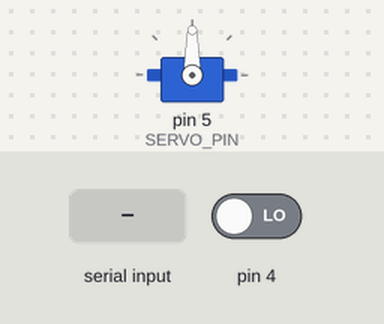
Recording of a sketch running on a simulated Arduino Uno, built with avr-gcc and run on an emulated ATmega328P. Parts: servo. The test bench sets the inputs (shaded band); at power-on: pin 4 LOW.

Above: at 1.2 s.
1.3 s: byte 1 (0x01) received over Serial
At 1.55 s:
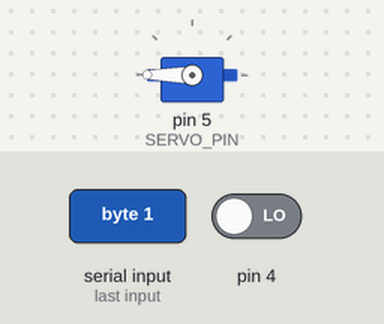
3.2 s: byte 0 (0x00) received over Serial
At 3.45 s:
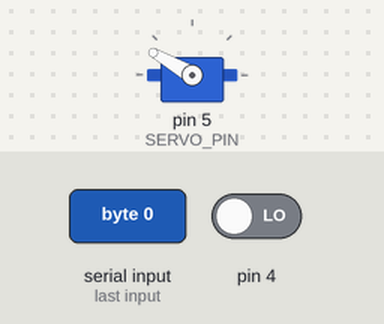
Timing chart, 0 to 6.2 s (numbered marks = the images above; inputs shaded):
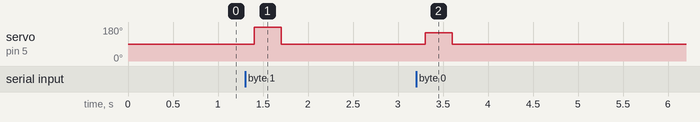

The sketch:

auto_switch_optical_sensor_interrupt.ino
```cpp
#include <MsTimer2.h>
#include <Servo.h>

//definition of pin assgin
#define SERVO_PIN           5
#define VCC_PIN            13

//definition of servo direction for dgree
#define SERVO_DEGREE_ON   180
#define SERVO_DEGREE_OFF  150
#define SERVO_DEGREE_NEU   90

//definition of timer millis
#define SERVO_ON_DELAY   5000
#define SERVO_OFF_DELAY   300
#define CHATTER_DELAY       1

//servo instance
Servo myservo;

void setup() {

  //set up serial port
  Serial.begin(9600);

  //servo initilize
  myservo.attach(SERVO_PIN);
  servoOutputNeutral();

  //optical sensor's power
  pinMode(VCC_PIN, OUTPUT);
  digitalWrite(VCC_PIN, HIGH);

  //interrupt port settings
  DDRD = 0;
  PORTD = 0;

  PCICR |= _BV(PCIE2);
  PCMSK2 = _BV(PCINT20) ;
  sei();

}

ISR(PCINT2_vect)
{

  //It will be called when optical sensor value will be changed
  //prevent fault behabior for chatterring
  //wait 1 msec
  MsTimer2::set(CHATTER_DELAY, wakeup);
  MsTimer2::start();

}

void wakeup () {

  //pin condition
  if(bit_is_set(PIND, 4)) {

    MsTimer2::set(SERVO_ON_DELAY, servoOutputON);
    MsTimer2::start();

  } else {

    MsTimer2::stop();

  }

}

void servoOutputON() {

  //servo rotate to on position, next start timer for rotating servo to neutral
  myservo.write( SERVO_DEGREE_ON );
  MsTimer2::set(SERVO_OFF_DELAY, servoOutputNeutral);
  MsTimer2::start();

}

void servoOutputOFF() {

  //servo rotate to off position, next start timer for rotating servo to neutral
  myservo.write( SERVO_DEGREE_OFF );
  MsTimer2::set(SERVO_OFF_DELAY, servoOutputNeutral);
  MsTimer2::start();

}

void servoOutputNeutral() {

  //servo rotate to neutral
  myservo.write( SERVO_DEGREE_NEU );

}

void loop() {

  //read serial
  char c = Serial.read();
  if (c == 0x01) {

    //command to rotate to on position
    servoOutputON();

  }
  if(c == 0x00){

    //command to rotate to off position
    servoOutputOFF();

  }

  delay(100);

}
```

Measured:
- after the input at 1.3 s, servo on pin 5 (SERVO_PIN): 90° → 180° after 0.10 s, → 90° 0.30 s later
- after the input at 3.2 s, servo on pin 5 (SERVO_PIN): 90° → 150° after 0.10 s, → 90° 0.30 s later
